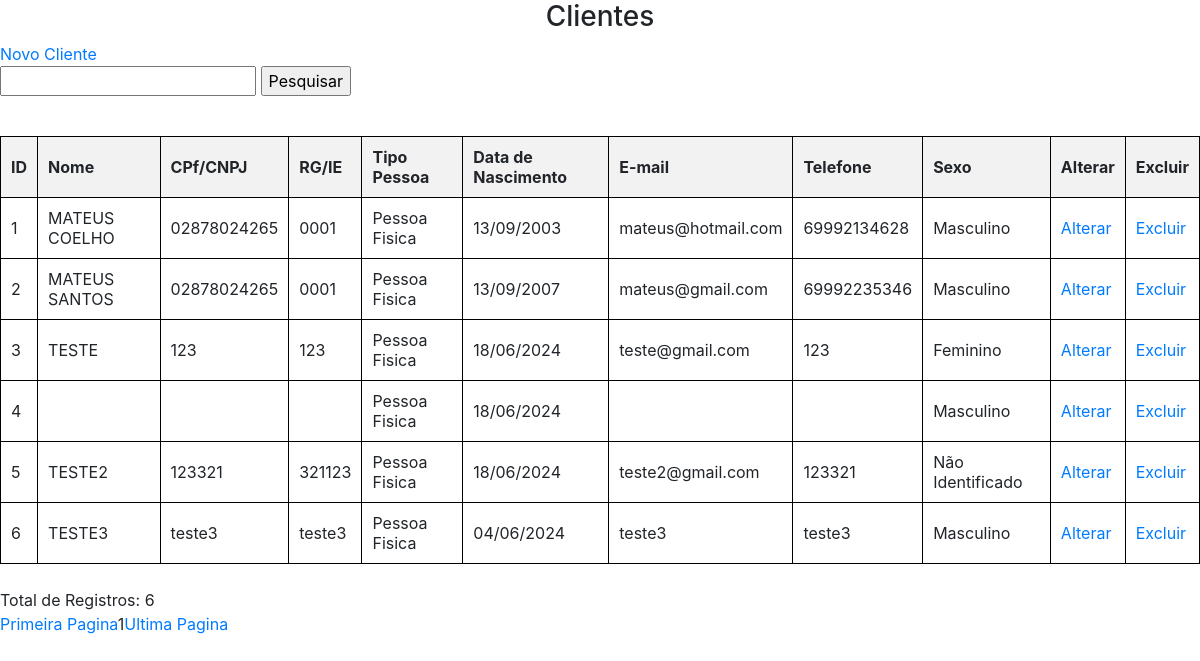
Before: /Scripts/clientes.php with the older database file.
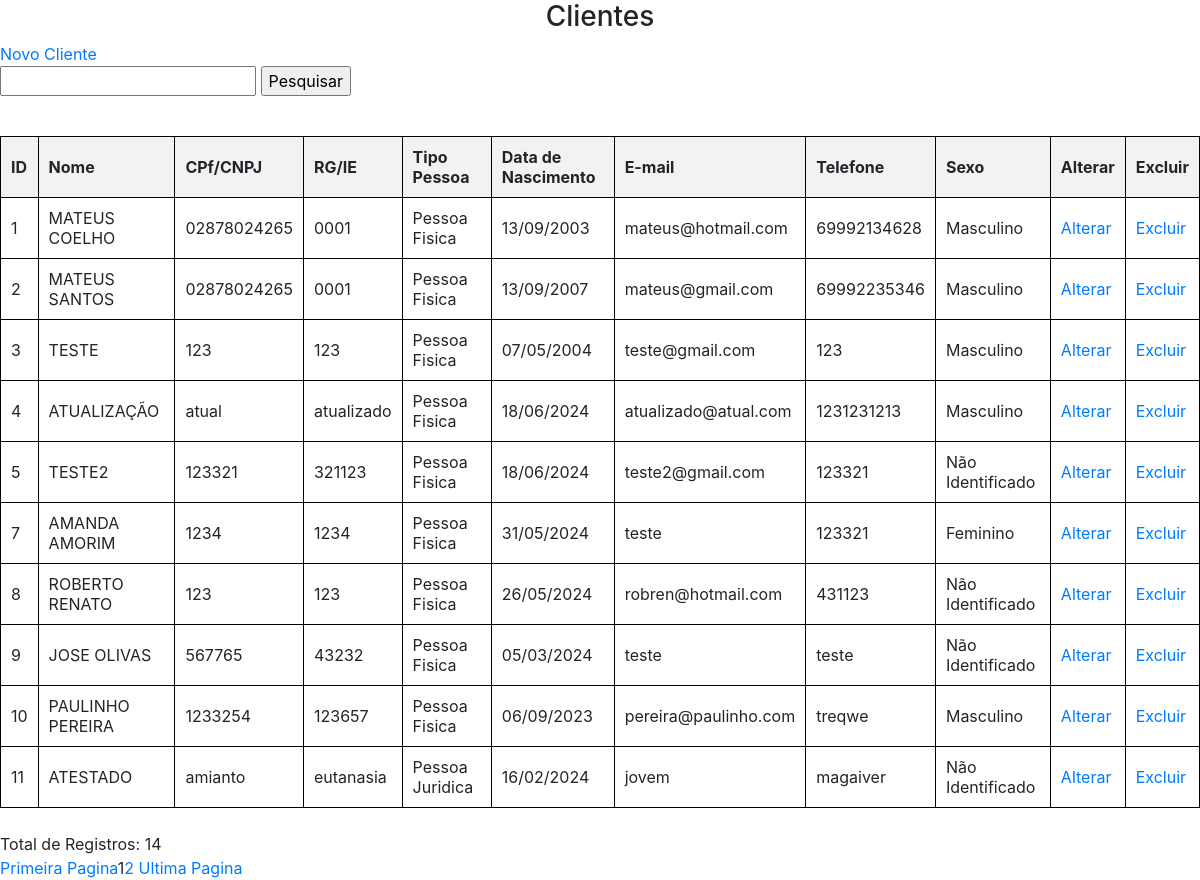
After: the same page with the newer database file.
### tables this page shows
CREATE TABLE IF NOT EXISTS `pessoas` (
  `id_pessoa` int NOT NULL AUTO_INCREMENT,
  `nome` varchar(100) NOT NULL,
  `cpfcnpj` varchar(20) NOT NULL,
  `rgie` varchar(20) DEFAULT NULL,
  `nasc` date DEFAULT NULL,
  `f_j` smallint DEFAULT NULL COMMENT '0-Pessoa Fisica, 1-Pessoa Juridica',
  `tipopessoa` smallint DEFAULT NULL COMMENT '0-Usuario, 1-Cliente, 2-Medico',
  `email` varchar(50) DEFAULT NULL,
  `telefone` varchar(50) DEFAULT NULL,
  `orientacaosex` char(1) DEFAULT NULL COMMENT 'M-Masculino, F-Feminino, N-Não Identificado',
  PRIMARY KEY (`id_pessoa`)
);

### Scripts/clientes.php (the view, shortened to what this page needs)
<head>
    <link rel="stylesheet"
        href="https://stackpath.bootstrapcdn.com/bootstrap/4.1.3/css/bootstrap.min.css"
    >
</head>
<header>
    <center><h3>Clientes</h3></center>
</header>
<div>
    <a href="agenda.php?menuop=cadastrocliente">Novo Cliente</a>
</div>
<div>
    <form action="agenda.php?menuop=clientes" method="post">
        <input type="text" name="pesquisa">
        <input type="submit" value="Pesquisar">
    </form>
    <br>
</div>
<table>
    <thead>
        <tr>
            <th>ID</th>
            <th>Nome</th>
            <th>CPf/CNPJ</th>
            <th>RG/IE</th>
            <th>Tipo Pessoa</th>
            <th>Data de Nascimento</th>
            <th>E-mail</th>
            <th>Telefone</th>
            <th>Sexo</th>
            <th>Alterar</th>
            <th>Excluir</th>
        </tr>
    </thead>
    <tbody>
        <?php
        $quantidade = 10;
        $pagina = (isset($_GET['pagina']))?(int)$_GET['pagina']:1;
        $inicio = ($quantidade * $pagina) - $quantidade;
        $pesquisa = (isset($_POST["pesquisa"]))?$_POST["pesquisa"]:"";
        $sql = "SELECT *, UPPER(nome) as nome, LOWER(email) AS email,
                CASE
                    WHEN f_j = 0 THEN 'Pessoa Fisica'
                    WHEN f_j = 1 THEN 'Pessoa Juridica'
                    END AS 'tipagem_pessoa',
                CASE
                    WHEN orientacaosex = 'M' THEN 'Masculino'
                    WHEN orientacaosex = 'F' THEN 'Feminino'
                    WHEN orientacaosex = 'N' THEN 'Não Identificado'
                    END AS 'orientacao',
                DATE_FORMAT (nasc,'%d/%m/%Y') as nasc
                FROM pessoas
                WHERE tipopessoa = 1 AND id_pessoa = '{$pesquisa}' OR nome LIKE '%{$pesquisa}%'
                ORDER BY id_pessoa
                LIMIT $inicio , $quantidade
                ";
        $RS = mysqli_query($conexao,$sql) or die("Erro ao Executar a Consulta!" . mysqli_error($conexao));
        if (mysqli_num_rows($RS) > 0) {
            foreach ($RS as $dados) {
        ?>
        <tr>
            <td><?=$dados["id_pessoa"] ?></td>
            <td><?=$dados["nome"] ?></td>
            <td><?=$dados["cpfcnpj"] ?></td>
            <td><?=$dados["rgie"] ?></td>
            <td><?=$dados["tipagem_pessoa"] ?></td>
            <td><?=$dados["nasc"] ?></td>
            <td><?=$dados["email"] ?></td>
            <td><?=$dados["telefone"] ?></td>
            <td><?=$dados["orientacao"] ?></td>
            <td><a href="agenda.php?menuop=editarcliente&idcli=<?=$dados["id_pessoa"] ?>">Alterar</a></td>
            <td><a href="agenda.php?menuop=excluircliente&idcli=<?=$dados["id_pessoa"] ?>">Excluir</a></td>
        </tr>
    <?php
        }
        } else {
            echo "Nenhum Cliente cadastrado.";
        }
        ?>
    </tbody>
</table>
<?php
$sqltotal = "SELECT id_pessoa FROM pessoas";
$qrtotal = mysqli_query($conexao,$sqltotal) or die(mysqli_error($conexao));
$numtotal = mysqli_num_rows($qrtotal);
$totalpagina = ceil($numtotal/$quantidade);
echo "Total de Registros: $numtotal <br>";
echo '<a href="?menuop=clientes&pagina=1">Primeira Pagina</a>';
    ?>
    <?php
for ($i=1; $i <=$totalpagina; $i++) {
    if ($i>=($pagina-5) && $i <= ($pagina+5)) {
        if ($i==$pagina) {
            echo $i;
        } else {
            echo "<a href=\"?menuop=clientes&pagina=$i\">$i</a> ";
        }
    }
}
    ?>
    <?php
echo "<a href=\"?menuop=clientes&pagina=$totalpagina\">Ultima Pagina</a>";
?>

### Scripts/clientes.php (style rules this page uses)
table { width: 100%; border-collapse: collapse; }
table, th, td { border: 1px solid black; }
th, td { padding: 10px; text-align: left; }
th { background-color: #f2f2f2; }

Changed rows visible on the page:
removed pessoas: id_pessoa "6", nome "TESTE3", cpfcnpj "teste3", rgie "teste3", tipagem_pessoa "Pessoa Fisica", nasc "04/06/2024", email "teste3", telefone "teste3", orientacao "Masculino"
changed pessoas id 3: nasc "18/06/2024" → "07/05/2004"; orientacao "Feminino" → "Masculino"
changed pessoas id 4: nome (not shown) → "ATUALIZAÇÃO"; cpfcnpj (not shown) → "atual"; rgie (not shown) → "atualizado"; email (not shown) → "atualizado@atual.com"; telefone (not shown) → "1231231213"
added pessoas: id_pessoa "7", nome "AMANDA AMORIM", cpfcnpj "1234", rgie "1234", tipagem_pessoa "Pessoa Fisica", nasc "31/05/2024", email "teste", telefone "123321", orientacao "Feminino"
added pessoas: id_pessoa "8", nome "ROBERTO RENATO", cpfcnpj "123", rgie "123", tipagem_pessoa "Pessoa Fisica", nasc "26/05/2024", email "robren@hotmail.com", telefone "431123", orientacao "Não Identificado"
added pessoas: id_pessoa "9", nome "JOSE OLIVAS", cpfcnpj "567765", rgie "43232", tipagem_pessoa "Pessoa Fisica", nasc "05/03/2024", email "teste", telefone "teste", orientacao "Não Identificado"
added pessoas: id_pessoa "10", nome "PAULINHO PEREIRA", cpfcnpj "1233254", rgie "123657", tipagem_pessoa "Pessoa Fisica", nasc "06/09/2023", email "pereira@paulinho.com", telefone "treqwe", orientacao "Masculino"
added pessoas: id_pessoa "11", nome "ATESTADO", cpfcnpj "amianto", rgie "eutanasia", tipagem_pessoa "Pessoa Juridica", nasc "16/02/2024", email "jovem", telefone "magaiver", orientacao "Não Identificado"
Other visible differences:
$numtotal: "6" → "14"
new list line: "2"
